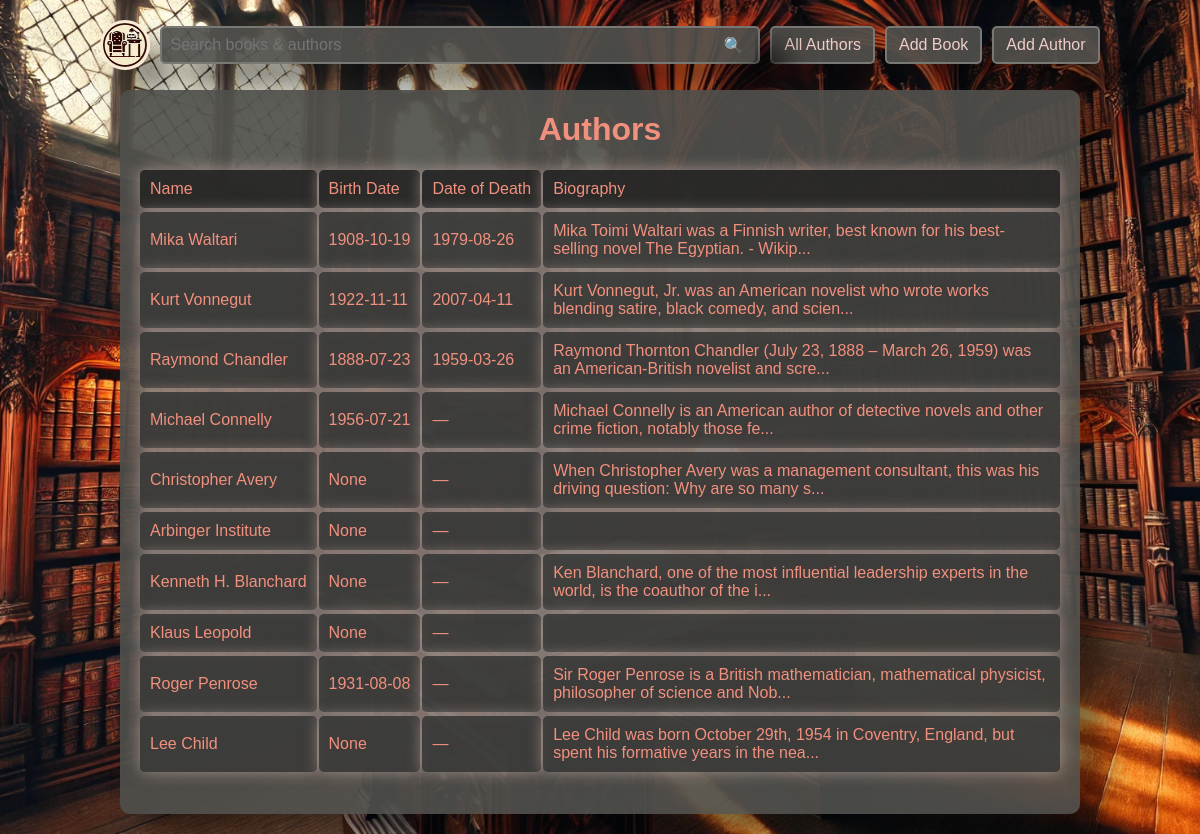
Screenshot of /list_authors with the database file from the repository.
### data_models.py (models this page shows, shortened)
class Author(db.Model):
    __tablename__ = 'authors'
    author_id = db.Column(db.Integer, primary_key=True, autoincrement=True)
    name = db.Column(db.String(80), nullable=False)
    birth_date = db.Column(db.Date)
    date_of_death = db.Column(db.Date)
    biography = db.Column(db.Text, nullable=True)

### app_routes.py (the view)
    @app.route('/list_authors', methods=['GET'])
    def list_authors():
        return controller.list_authors()

### controller.py (called while the page is built)
def list_authors():
    authors=Author.query.all()
    return render_template('show_authors.html', authors=authors)

### templates/show_authors.html (shortened to what this page needs)
{% extends "common.html" %}
{% block content %}
        <h1>Authors</h1>
        <div id="all-authors-list">
            <div class="book-list-title-heading">Name</div>
            <div class="book-list-title-heading">Birth Date</div>
            <div class="book-list-title-heading">Date of Death</div>
            <div class="book-list-title-heading">Biography</div>
            {% for author in authors %}
            <div class="book-list-row">
                    <a href="{{ url_for('show_author', author_id=author.author_id) }}">{{ author.name }}</a>
            </div>
            <div class="book-list-row">
                    {{ author.birth_date }}
            </div>
            <div class="book-list-row">
                    {{ author.date_of_death or '—' }}
            </div>
            <div class="book-list-row">
                    <td>{{ author.biography[:100] }}{% if author.biography|length > 100 %}...{% endif %}
            </div>
                {% else %}
            <p>No authors found.</p>
            {% endfor %}
        </div>
{% endblock %}

### templates/common.html (shortened to what this page needs)
<!DOCTYPE html>
<html lang="en">
<head>
    <link rel="stylesheet" href="{{ url_for('static', filename='styles.css') }}">
</head>
<body>
    <nav>
        <a id="home_button" href="{{ url_for('home') }}"> </a>
        <form class="header_form" action="{{ url_for('search') }}" method="get">
            <input id="search_field" type="text" name="query" value="{{query_string}}" placeholder="Search books & authors">
            <button id="search_button" type="submit">🔍</button>
        </form>
        <a href="{{ url_for('list_authors') }}">All Authors</a>
        <a href="{{ url_for('add_book') }}">Add Book</a>
        <a href="{{ url_for('add_author') }}">Add Author</a>
    </nav>
    <div class="content">
        {% block content %}{% endblock %}
    </div>
</body>
</html>

### static/styles.css (style rules this page uses)
* { box-sizing: border-box; }
nav { width: 100vw; padding: 0 px; display: grid; grid-template-columns: auto 50% auto auto auto; gap: 10px; align-items: center; justify-content: center; margin-bottom: 20px; }
.header_form { position: relative; display: inline-block; margin: 0; padding: 0 0 0 0; border: none; }
body { display: flex; flex-direction: column; align-items: center; justify-content: center; font-family: Arial, sans-serif; margin: 20px; background-image: url('/static/images/library.webp'); background-size: cover; background-position: center; background-attachment: fixed; }
.content { background-color: rgba(80, 80, 77, 0.92); color: #F2907E; box-shadow: 25px 25px 30px rgba(0, 0, 0, 0.5); width: 80vw; font-family: Arial, Helvetica, sans-serif; padding: 0 20px 40px 20px; margin: 0; display: flex; flex-direction: column; align-items: center; justify-content: center; border-radius: 10px; position: relative; }
#book-list, #book-list-author, #all-authors-list { width: auto; text-align: left; display: grid; grid-template-columns: auto auto auto; gap: 2px; }
#all-authors-list { grid-template-columns: auto auto auto auto; }
.book-list-row { width: 100%; display: grid; align-items: center; }
a:link { color: #F2907E; text-decoration: none; }

### rows the page displays
Author: name "Mika Waltari", birth_date "1908-10-19", date_of_death "1979-08-26", biography "Mika Toimi Waltari was a Finnish writer, best known for his best-selling novel The Egyptian. - Wikip"
Author: name "Kurt Vonnegut", birth_date "1922-11-11", date_of_death "2007-04-11", biography "Kurt Vonnegut, Jr. was an American novelist who wrote works blending satire, black comedy, and scien"
Author: name "Raymond Chandler", birth_date "1888-07-23", date_of_death "1959-03-26", biography "Raymond Thornton Chandler (July 23, 1888 – March 26, 1959) was an American-British novelist and scre"
Author: name "Michael Connelly", birth_date "1956-07-21", date_of_death "—", biography "Michael Connelly is an American author of detective novels and other crime fiction, notably those fe"
Author: name "Christopher Avery", birth_date "None", date_of_death "—", biography "When Christopher Avery was a management consultant, this was his driving question: Why are so many s"
Author: name "Arbinger Institute", birth_date "None", date_of_death "—"
Author: name "Kenneth H. Blanchard", birth_date "None", date_of_death "—", biography "Ken Blanchard, one of the most influential leadership experts in the world, is the coauthor of the i"
Author: name "Klaus Leopold", birth_date "None", date_of_death "—"
Author: name "Roger Penrose", birth_date "1931-08-08", date_of_death "—", biography "Sir Roger Penrose is a British mathematician, mathematical physicist, philosopher of science and Nob"
Author: name "Lee Child", birth_date "None", date_of_death "—", biography "Lee Child was born October 29th, 1954 in Coventry, England, but spent his formative years in the nea"
